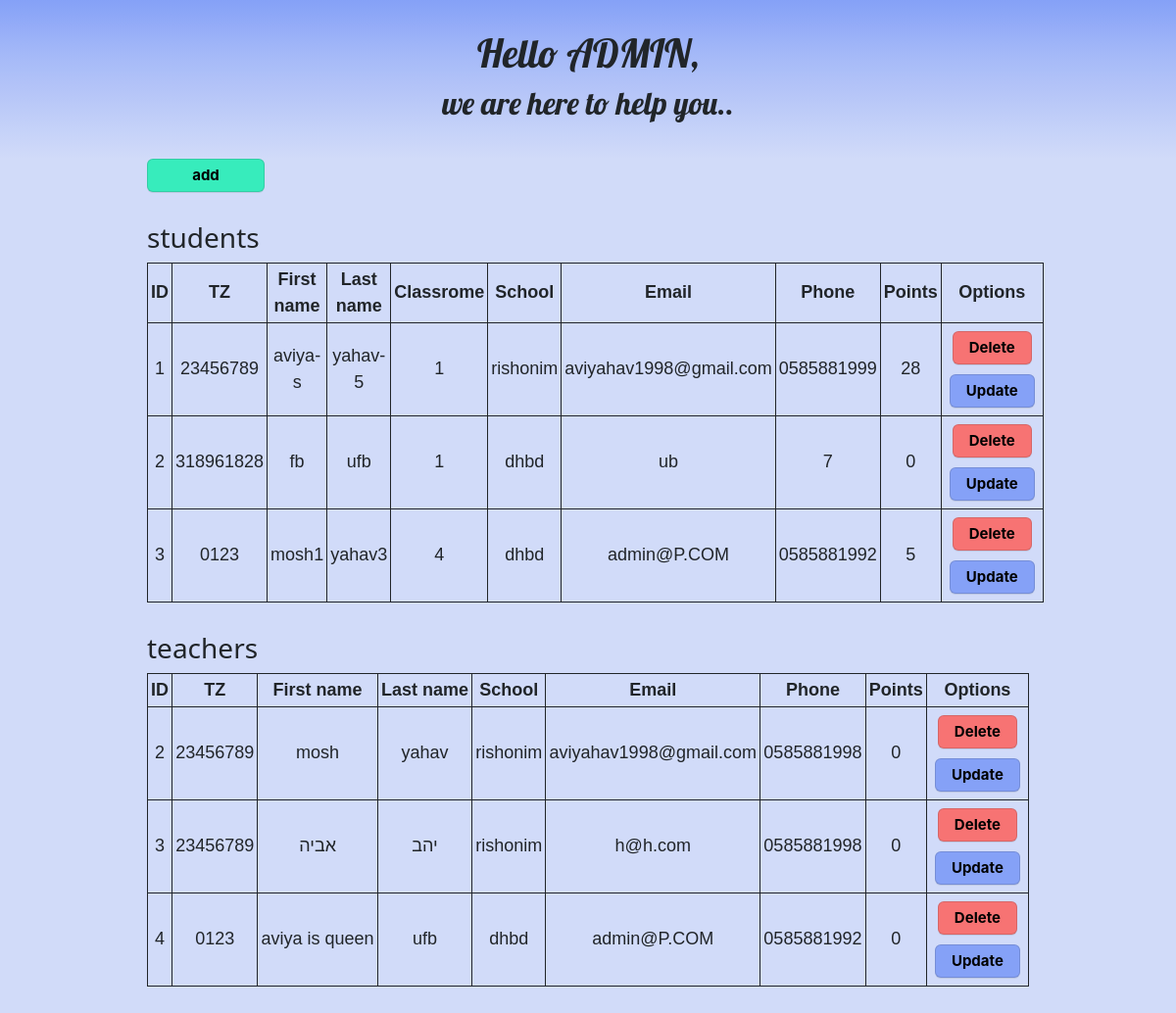
The page / on the database its author committed.
### fun.py (models this page shows)
class Student(db.Model):  #name of table
    id=db.Column(db.Integer,primary_key=True)
    tz=db.Column(db.String(200), nullable=False)
    first_name=db.Column(db.String(200), nullable=False)
    last_name=db.Column(db.String(200), nullable=False)
    password=db.Column(db.String(200), default="12345678")
    email=db.Column(db.String(200), nullable=False)
    phone=db.Column(db.String(200), nullable=False)
    points=db.Column(db.Integer, default=0)
    role=db.Column(db.String(200),default="student")
    classrome=db.Column(db.String(200))
    school=db.Column(db.String(200), nullable=False)

class Teacher(db.Model):  #name of table
    id=db.Column(db.Integer,primary_key=True)
    tz=db.Column(db.String(200), nullable=False)
    first_name=db.Column(db.String(200), nullable=False)
    last_name=db.Column(db.String(200), nullable=False)
    password=db.Column(db.String(200), default="12345678")
    email=db.Column(db.String(200), nullable=False)
    phone=db.Column(db.String(200), nullable=False)
    points=db.Column(db.Integer, default=0)
    role=db.Column(db.String(200),default="teacher")
    school=db.Column(db.String(200), nullable=False)

### fun.py (the view)
@app.route('/',methods=["GET","POST"])
def index():
    teachers=Teacher.query.all()
    students=Student.query.all()
    return render_template('admin_show.html',teachers=teachers,students=students)

### templates/admin_show.html (shortened to what this page needs)
<!DOCTYPE html>
<html lang="en">
<head>
    <link href="https://cdn.jsdelivr.net/npm/bootstrap@5.2.2/dist/css/bootstrap.min.css" rel="stylesheet">
    <link rel="stylesheet" href="static/adminShow.css">
</head>
<body>
    <div class="title">
    <h1 > Hello ADMIN, </h1>
    <h2> we are here to help you.. </h2>
    </div>
    <a href ="{{url_for('add')}}" class="btn addBtn">add</a>
    <div class="title-table">
        <h3>students</h3>
        <table>
            <tr>
                <th> ID </th>
                <th> TZ </th>
                <th> First name </th>
                <th> Last name </th>
                <th> Classrome </th>
                <th> School </th>
                <th> Email </th>
                <th> Phone </th>
                <th> Points </th>
                <th> Options </th>
            </tr>
            {%for student in students%}
            <tr>
                <td> {{student.id}} </td>
                <td> {{student.tz}} </td>
                <td> {{student.first_name}} </td>
                <td> {{student.last_name}} </td>
                <td> {{student.classrome}} </td>
                <td> {{student.school}} </td>
                <td> {{student.email}} </td>
                <td> {{student.phone}} </td>
                <td> {{student.points}} </td>
                <td>
                    <a href="/delete/{{student.id}}/{{student.role}}" class="btn deleteBtn"> Delete </a>
                    <br>
                    <a href="/update/{{student.id}}/{{student.role}}" class="btn updateBtn">Update</a>
                </td>
            </tr>
            {%endfor%}
        </table>
    </div>
    <div class="title-table">
        <h3>teachers</h3>
        <table>
            <tr>
                <th> ID </th>
                <th> TZ </th>
                <th> First name </th>
                <th> Last name </th>
                <th> School </th>
                <th> Email </th>
                <th> Phone </th>
                <th> Points </th>
                <th> Options </th>
            </tr>
            {%for teacher in teachers%}
            <tr>
                <td> {{teacher.id}} </td>
                <td> {{teacher.tz}} </td>
                <td> {{teacher.first_name}} </td>
                <td> {{teacher.last_name}} </td>
                <td> {{teacher.school}} </td>
                <td> {{teacher.email}} </td>
                <td> {{teacher.phone}} </td>
                <td> {{teacher.points}} </td>
                <td>
                    <a href="/delete/{{teacher.id}}/{{teacher.role}}" class="btn deleteBtn">Delete</a>
                    <br>
                    <a href="/update/{{teacher.id}}/{{teacher.role}}" class="btn updateBtn">Update</a>
                </td>
            </tr>
            {%endfor%}
        </table>
    </div>
    <br></br>
</body>

### static/adminShow.css (style rules this page uses)
body { background-color: #D1DBF9; font-size: 20px; display: flex; flex-direction:column; }
.title { text-align: center; padding: 30px 0px 30px 0px; font-family: 'Lobster', cursive; background-image: linear-gradient(to bottom, #85a1f7, #8da7f7, #96adf8, #9eb4f8, #a6baf8, #acbff8, #b3c3f8, #b9c8f8, #bfcdf8, #c5d2f9, #cbd6f9, #d1dbf9); }
.addBtn { background-color: #37ecbc; margin: 0px 150px 0px 150px; width: 10%; }
.updateBtn { margin: 5px; background-color:#85A1F7; }
.deleteBtn { margin: 5px; background-color: #f77373; }
.btn { appearance: none; border: 1px solid rgba(27, 31, 35, .15); border-radius: 6px; box-shadow: rgba(27, 31, 35, .1) 0 1px 0; box-sizing: border-box; color:black; cursor: pointer; display: inline-block; font-family: -apple-system,system-ui,"Segoe UI",Helvetica,Arial,sans-serif,"Apple Color Emoji","Segoe UI Emoji"; font-size: 15px; line-height: 20px; padding: 6px 16px; position: relative; text-align: center; text-decoration: none; user-select: none; -webkit-user-select: none; touch-action: manipulation; vertical-align: middle; white-space: nowrap; font-weight: bold; }
.title-table { margin: 30px 150px 0px 150px; }
table { font-family: arial, sans-serif; border-collapse: collapse; width: 100%; font-size: large; }
table, th, td { border: 1px solid; }
th, td { padding: 3px; text-align: center; }

### rows shown on the page
Student: id "1", tz "23456789", first_name "aviya-s", last_name "yahav-5", classrome "1", school "rishonim", email "aviyahav1998@gmail.com", phone "0585881999", points "28"
Student: id "2", tz "318961828", first_name "fb", last_name "ufb", classrome "1", school "dhbd", email "ub", phone "7", points "0"
Student: id "3", tz "0123", first_name "mosh1", last_name "yahav3", classrome "4", school "dhbd", email "admin@P.COM", phone "0585881992", points "5"
Teacher: id "2", tz "23456789", first_name "mosh", last_name "yahav", school "rishonim", email "aviyahav1998@gmail.com", phone "0585881998", points "0"
Teacher: id "3", tz "23456789", first_name "אביה", last_name "יהב", school "rishonim", email "h@h.com", phone "0585881998", points "0"
Teacher: id "4", tz "0123", first_name "aviya is queen", last_name "ufb", school "dhbd", email "admin@P.COM", phone "0585881992", points "0"
